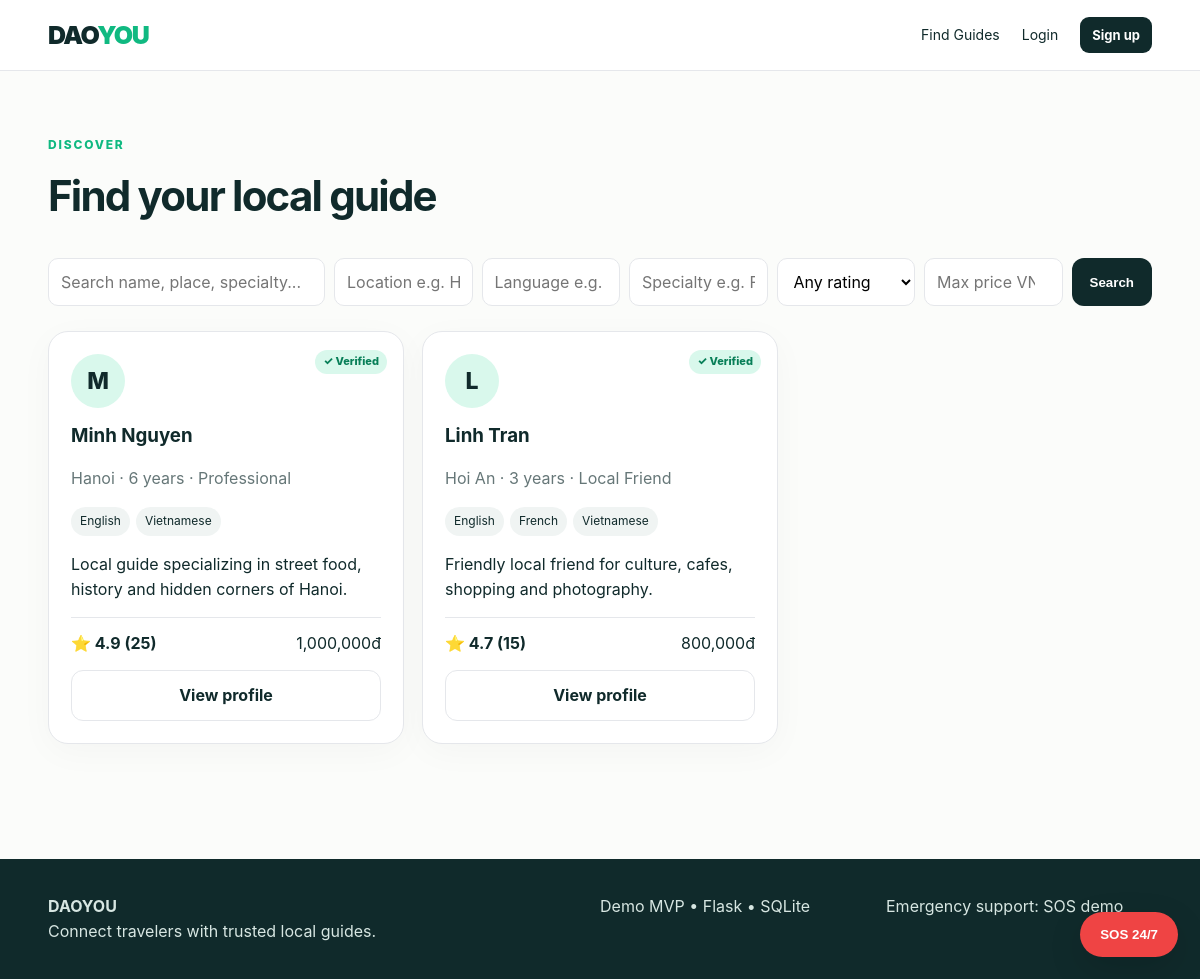
The page /guides on the database its author committed.
### app.py (models this page shows)
class GuideProfile(db.Model):
    id = db.Column(db.Integer, primary_key=True)
    user_id = db.Column(db.Integer, db.ForeignKey("user.id"), unique=True, nullable=False)
    bio = db.Column(db.Text, default="")
    location = db.Column(db.String(120), default="Hanoi")
    languages = db.Column(db.String(300), default="English")
    specialties = db.Column(db.String(400), default="Culture")
    experience_years = db.Column(db.Integer, default=1)
    price = db.Column(db.Integer, default=1000000)
    guide_type = db.Column(db.String(30), default="Professional")
    certificate_file = db.Column(db.String(255))
    intro_video_file = db.Column(db.String(255))
    status = db.Column(db.String(30), default="pending")
    verified = db.Column(db.Boolean, default=False)
    rating = db.Column(db.Float, default=0.0)
    review_count = db.Column(db.Integer, default=0)
    available = db.Column(db.Boolean, default=True)
    created_at = db.Column(db.DateTime, default=datetime.utcnow)

class User(db.Model):
    id = db.Column(db.Integer, primary_key=True)
    name = db.Column(db.String(120), nullable=False)
    email = db.Column(db.String(180), unique=True, nullable=False)
    password_hash = db.Column(db.String(255), nullable=False)
    role = db.Column(db.String(20), default="tourist", nullable=False)
    created_at = db.Column(db.DateTime, default=datetime.utcnow)
    guide_profile = db.relationship("GuideProfile", backref="user", uselist=False, cascade="all, delete-orphan")
    bookings_as_tourist = db.relationship("Booking", foreign_keys="Booking.tourist_id", backref="tourist")
    bookings_as_guide = db.relationship("Booking", foreign_keys="Booking.guide_id", backref="guide")
    reviews_written = db.relationship("Review", foreign_keys="Review.tourist_id", backref="reviewer")

### app.py (the view, shortened to what this page needs)
@app.route("/guides")
def guides():
    q = request.args.get("q", "").strip()
    location = request.args.get("location", "").strip()
    language = request.args.get("language", "").strip()
    specialty = request.args.get("specialty", "").strip()
    min_rating = float(request.args.get("min_rating", 0) or 0)
    max_price = parse_int(request.args.get("max_price"), 0)
    query = GuideProfile.query.filter_by(status="approved", available=True)
    if location:
        query = query.filter(GuideProfile.location.ilike(f"%{location}%"))
    if language:
        query = query.filter(GuideProfile.languages.ilike(f"%{language}%"))
    if specialty:
        query = query.filter(GuideProfile.specialties.ilike(f"%{specialty}%"))
    if min_rating:
        query = query.filter(GuideProfile.rating >= min_rating)
    if max_price:
        query = query.filter(GuideProfile.price <= max_price)
    return render_template("guides.html", guides=query.order_by(GuideProfile.rating.desc()).all())

### app.py (called while the page is built)
def current_user():
    uid = session.get("user_id")
    return db.session.get(User, uid) if uid else None

@app.context_processor
def inject_globals():
    return {"current_user": current_user(), "now": datetime.utcnow()}

def parse_int(value, default=0):
    try:
        return int(value)
    except (ValueError, TypeError):
        return default

### templates/guides.html (shortened to what this page needs)
{% extends "base.html" %}
{% block content %}
<section class="container page">
  <div class="page-head"><div><div class="eyebrow">DISCOVER</div><h1>Find your local guide</h1></div></div>
  <form class="filter-panel" method="get">
    <input name="q" value="{{ request.args.get('q','') }}" placeholder="Search name, place, specialty...">
    <input name="location" value="{{ request.args.get('location','') }}" placeholder="Location e.g. Hanoi">
    <input name="language" value="{{ request.args.get('language','') }}" placeholder="Language e.g. English">
    <input name="specialty" value="{{ request.args.get('specialty','') }}" placeholder="Specialty e.g. Food">
    <select name="min_rating"><option value="">Any rating</option><option value="4">4.0+</option><option value="4.5">4.5+</option></select>
    <input name="max_price" type="number" value="{{ request.args.get('max_price','') }}" placeholder="Max price VND">
    <button class="btn">Search</button>
  </form>
  <div class="cards">
  {% for g in guides %}
    <article class="guide-card">
      <div class="avatar">{{ g.user.name[:1] }}</div>
      {% if g.verified %}<div class="verified">✓ Verified</div>{% endif %}
      <h3>{{ g.user.name }}</h3>
      <p class="muted">{{ g.location }} · {{ g.experience_years }} years · {{ g.guide_type }}</p>
      <div class="chips">{% for x in g.languages.split(',')[:4] %}<span>{{ x }}</span>{% endfor %}</div>
      <p>{{ g.bio[:160] }}{% if g.bio|length > 160 %}...{% endif %}</p>
      <div class="card-bottom"><b>⭐ {{ "%.1f"|format(g.rating) }} ({{ g.review_count }})</b><span>{{ "{:,}".format(g.price) }}đ</span></div>
      <a class="btn btn-outline full" href="{{ url_for('guide_detail', guide_id=g.id) }}">View profile</a>
    </article>
  {% else %}
    <div class="empty">No guides match your filters.</div>
  {% endfor %}
  </div>
</section>
{% endblock %}

### static/css/style.css (style rules this page uses)
:root { --ink:#102a2b; --muted:#667778; --mint:#10b981; --mint2:#d9f8ec; --cream:#f7f5ef; --white:#fff; --danger:#ef4444; --line:#e5e7eb; }
* { box-sizing:border-box }
body { margin:0;font-family:Inter,ui-sans-serif,system-ui,-apple-system,BlinkMacSystemFont,"Segoe UI",sans-serif;color:var(--ink);background:#fbfcfa;line-height:1.55 }
a { color:inherit;text-decoration:none }
.container { width:min(1120px,92%);margin:auto }
.btn { display:inline-flex;justify-content:center;align-items:center;border:0;border-radius:12px;background:var(--ink);color:#fff;padding:12px 18px;font-weight:750;cursor:pointer }
.btn-outline { background:#fff;color:var(--ink);border:1px solid var(--line) }
.full { width:100% }
.eyebrow { color:var(--mint);font-size:12px;font-weight:850;letter-spacing:1.8px }
.cards { display:grid;grid-template-columns:repeat(3,1fr);gap:18px }
.guide-card,.form-card,.booking-card,.table-card,.payment-card { background:#fff;border:1px solid var(--line);border-radius:20px;padding:22px;box-shadow:0 8px 35px #0d2e2a08 }
.guide-card { position:relative }
.avatar { width:54px;height:54px;border-radius:50%;background:var(--mint2);display:grid;place-items:center;font-size:23px;font-weight:850;margin-bottom:13px }
.verified { display:inline-block;color:#087f58;background:var(--mint2);border-radius:999px;padding:3px 8px;font-size:11px;font-weight:800 }
.guide-card .verified { position:absolute;right:16px;top:18px }
.guide-card h3 { margin:5px 0 }
.muted { color:var(--muted) }
.chips { display:flex;flex-wrap:wrap;gap:6px;margin:12px 0 }
.chips span { font-size:12px;background:#f0f4f3;padding:5px 9px;border-radius:999px }
.card-bottom,.price-line,.price-total { display:flex;justify-content:space-between;gap:15px }
.card-bottom { border-top:1px solid var(--line);padding-top:13px;margin:14px 0 }
.page { padding:55px 0 }
.page-head { margin-bottom:30px }
.page-head h1 { font-size:42px;letter-spacing:-1.8px;margin:8px 0 }
.filter-panel { display:grid;grid-template-columns:2fr 1fr 1fr 1fr 1fr 1fr auto;gap:9px;margin-bottom:25px }
.filter-panel input,.filter-panel select,.form-card input,.form-card textarea,.form-card select,.review-form input,.review-form select { width:100%;border:1px solid var(--line);border-radius:10px;padding:11px 12px;font:inherit;background:#fff }

### rows shown on the page
GuideProfile: user "M", verified "✓ Verified", user.name "Minh Nguyen", location "Hanoi", experience_years "6", guide_type "Professional", 4 "English" "Vietnamese", bio "Local guide specializing in street food, history and hidden corners of Hanoi.", rating "4.9", review_count "25", price "1,000,000"
GuideProfile: user "L", verified "✓ Verified", user.name "Linh Tran", location "Hoi An", experience_years "3", guide_type "Local Friend", 4 "English" "French" "Vietnamese", bio "Friendly local friend for culture, cafes, shopping and photography.", rating "4.7", review_count "15", price "800,000"
